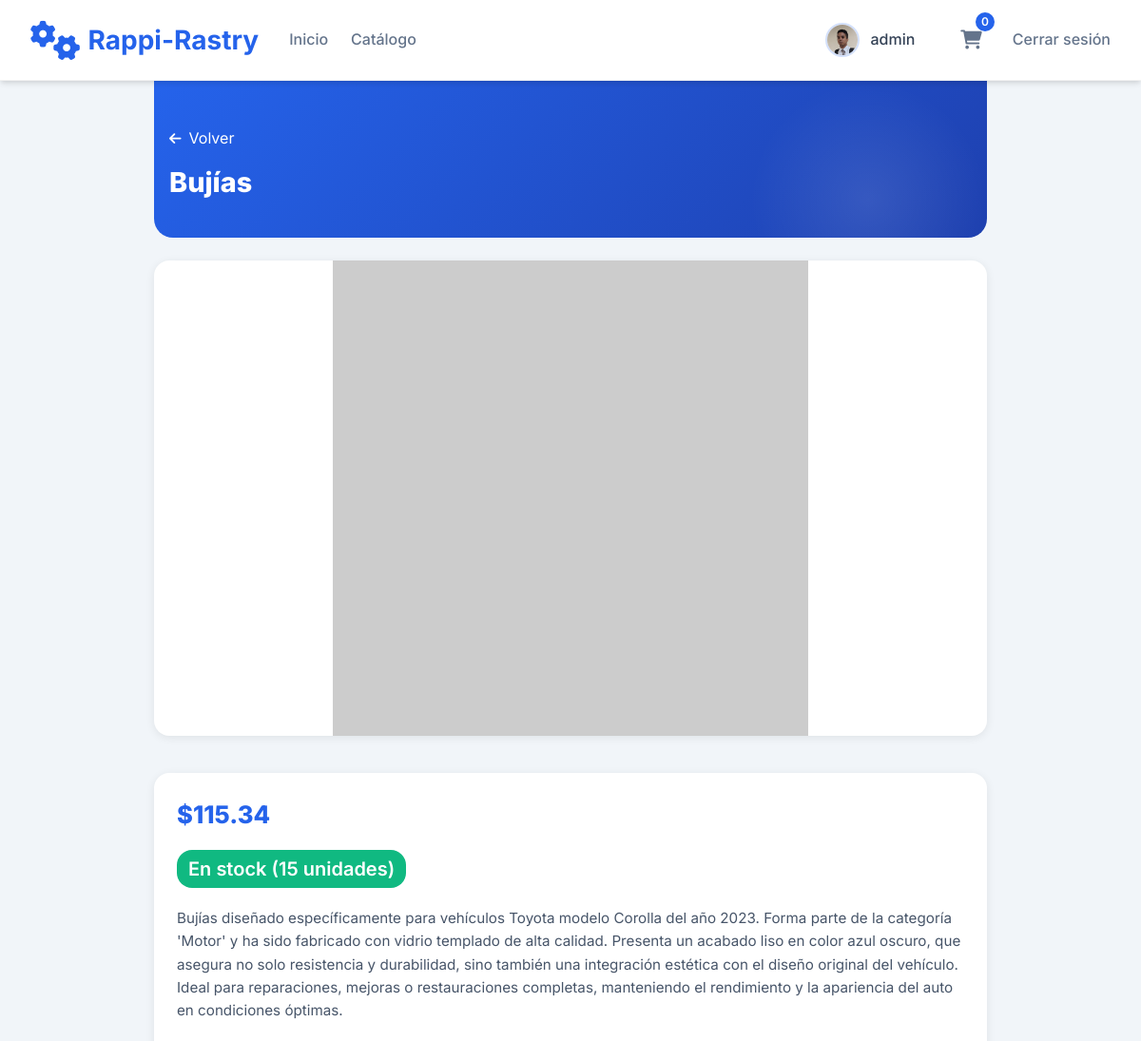
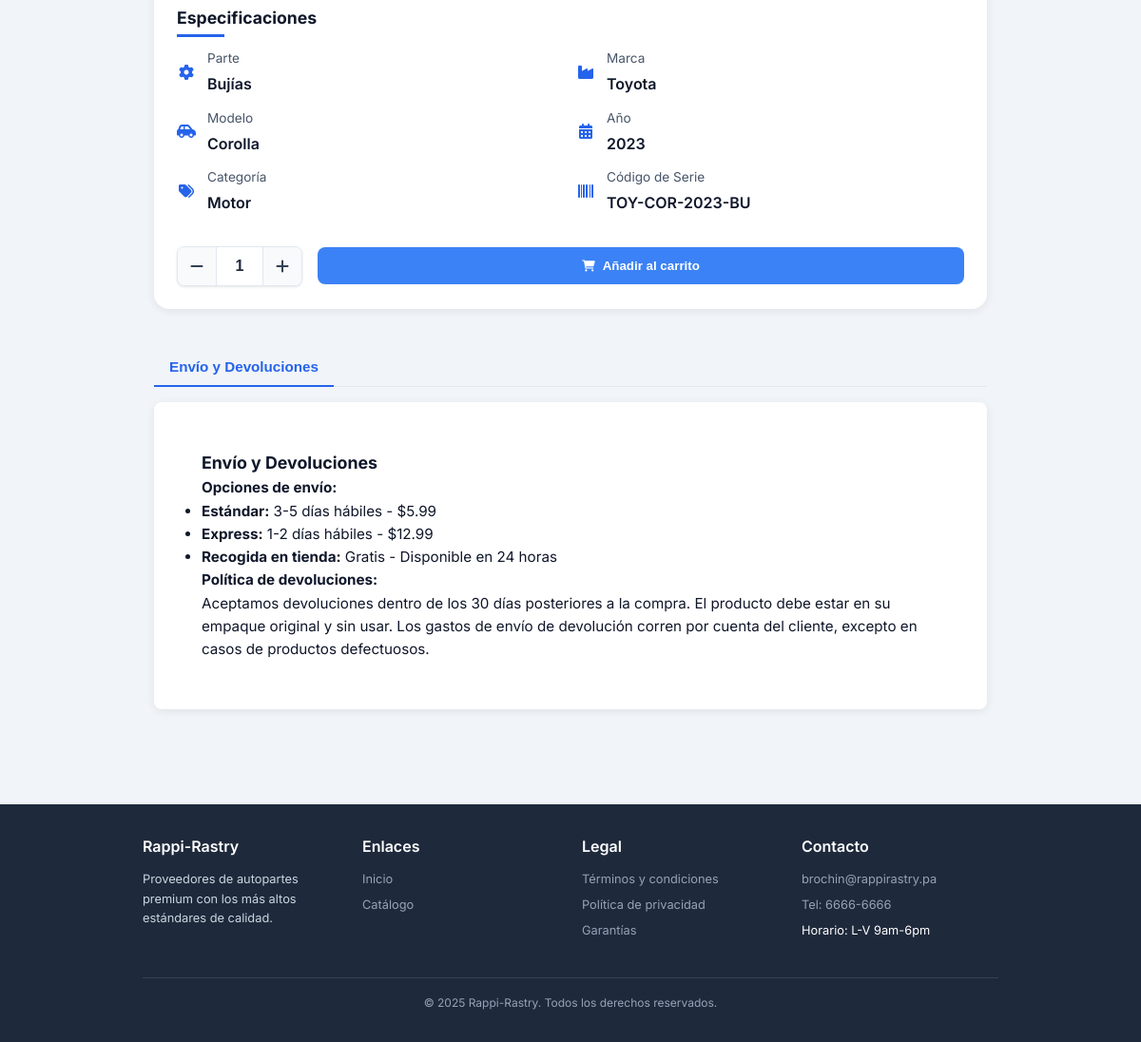
Screenshot of /public/detalle_partes.php?id=22 (signed in) with the database file from the repository (2 pictures, top to bottom).
### tables this page shows
CREATE TABLE IF NOT EXISTS `partes_autos` (
  `id_parte` int NOT NULL AUTO_INCREMENT,
  `nombre` varchar(100) NOT NULL,
  `descripcion` varchar(800) NOT NULL,
  `precio` decimal(10,2) NOT NULL,
  `cantidad_stock` int NOT NULL,
  `codigo_serie` varchar(100) NOT NULL,
  `id_marca` int NOT NULL,
  `id_modelo` int NOT NULL,
  `id_cat` int NOT NULL,
  `imagen` varchar(750) DEFAULT NULL,
  `imagen_thumbnail` varchar(750) DEFAULT NULL,
  `fecha_registro` timestamp NULL DEFAULT CURRENT_TIMESTAMP,
  PRIMARY KEY (`id_parte`),
  KEY `id_marca` (`id_marca`),
  KEY `id_modelo` (`id_modelo`),
  KEY `id_cat` (`id_cat`)
);

CREATE TABLE IF NOT EXISTS `marca` (
  `id_marca` int NOT NULL,
  `marca` varchar(100) NOT NULL,
  PRIMARY KEY (`id_marca`)
);

CREATE TABLE IF NOT EXISTS `modelo` (
  `id_modelo` int NOT NULL AUTO_INCREMENT,
  `modelo` varchar(100) NOT NULL,
  `anio` year NOT NULL,
  `id_marca` int NOT NULL,
  PRIMARY KEY (`id_modelo`),
  KEY `id_marca` (`id_marca`)
);

CREATE TABLE IF NOT EXISTS `categoria` (
  `id_cat` int NOT NULL,
  `categoria` varchar(100) NOT NULL,
  PRIMARY KEY (`id_cat`)
);

### clases/conexion.php (called while the page is built, shortened)
<?php
require_once ("logger.php");
class mod_db implements ICRUD
{
	private $conexion;
	public function __construct()
	{
		$sql_host = "localhost";
		$sql_name = "rastro_autos";
		$sql_user = "yonielvegas";
		$sql_pass = "elvamp_2415";
		$dsn = "mysql:host=$sql_host;dbname=$sql_name;charset=utf8";
		try {
			$this->conexion = new PDO($dsn, $sql_user, $sql_pass);
			$this->conexion->setAttribute(PDO::ATTR_ERRMODE, PDO::ERRMODE_EXCEPTION);
		} catch (PDOException $e) {
			echo "Error de conexión: " . $e->getMessage();
			exit;
		}
	}
	public function obtenerProducto($id_parte)
	{
		try {
			$sql = "SELECT
			pa.id_parte,
			pa.nombre,
			pa.descripcion,
			pa.precio,
			pa.cantidad_stock,
			pa.codigo_serie,
			pa.id_marca,
			pa.id_modelo,
			pa.imagen,
			pa.imagen_thumbnail,
			ca.categoria,
			ma.marca,
			mo.modelo,
			mo.anio
			FROM partes_autos AS pa
			INNER JOIN categoria AS ca ON pa.id_cat = ca.id_cat
			INNER JOIN marca AS ma ON pa.id_marca = ma.id_marca
			INNER JOIN modelo AS mo ON pa.id_modelo = mo.id_modelo
			WHERE pa.id_parte = :id_parte";
			$stmt = $this->conexion->prepare($sql);
			$stmt->bindParam(':id_parte', $id_parte, PDO::PARAM_INT);
			$stmt->execute();
			$result = $stmt->fetch(PDO::FETCH_ASSOC);
			return $result;
		} catch (PDOException $e) {
			echo "Error al obtener producto: " . $e->getMessage();
			return false;
		}
	}
}
?>

### clases/logger.php (called while the page is built, shortened)
<?php
class Logger {
    public static function log($nivel, $mensaje) {
        $fecha = date('Y-m-d H:i:s');
        $entrada = "[$fecha] [$nivel] $mensaje" . PHP_EOL;
    }
}

### public/detalle_partes.php (the view, shortened to what this page needs)
<?php
include('navbar.php');
require_once('../clases/logger.php');
require_once('../clases/conexion.php');
$id_parte = intval($_GET['id']);
$db = new mod_db();
$detalles = $db->obtenerProducto($id_parte);
$stock = intval($detalles['cantidad_stock'] ?? 0);
?>
<!DOCTYPE html>
<html lang="es">
<head>
  <link rel="stylesheet" href="https://cdnjs.cloudflare.com/ajax/libs/font-awesome/6.0.0-beta3/css/all.min.css" />
  <link rel="stylesheet" href="../estilos/estiloDetalles.css" />
</head>
<body>
<main class="container">
  <section class="detail-hero">
    <div class="detail-hero-content">
      <a href="javascript:history.back()" class="back-button"><i class="fas fa-arrow-left"></i> Volver</a>
      <h1 class="detail-title"><?= htmlspecialchars($detalles['nombre']) ?></h1>
    </div>
  </section>
  <div class="detail-content">
    <div class="detail-gallery">
      <img src="<?= htmlspecialchars($detalles['imagen'] ?? 'https://via.placeholder.com/800') ?>" alt="<?= htmlspecialchars($detalles['nombre']) ?>" class="main-image" id="mainImage" />
    </div>
    <div class="detail-info">
      <div class="detail-price">$<?= number_format($detalles['precio'], 2) ?></div>
      <div class="detail-meta">
        <span class="stock-badge" id="stockBadge">
        </span>
      </div>
      <p class="detail-description"><?= nl2br(htmlspecialchars($detalles['descripcion'] ?? '')) ?></p>
      <h3 class="specs-title">Especificaciones</h3>
      <div class="specs-grid">
        <?php
        $especificaciones = [
          'Parte' => $detalles['nombre'] ?? '',
          'Marca' => $detalles['marca'] ?? '',
          'Modelo' => $detalles['modelo'] ?? '',
          'Año' => $detalles['anio'] ?? '',
          'Categoría' => $detalles['categoria'] ?? '',
          'Código de Serie' => $detalles['codigo_serie'] ?? ''
        ];
        $iconos = [
          'Parte' => 'fas fa-cog',
          'Marca' => 'fas fa-industry',
          'Modelo' => 'fas fa-car-side',
          'Año' => 'fas fa-calendar-alt',
          'Categoría' => 'fas fa-tags',
          'Código de Serie' => 'fas fa-barcode'
        ];
        foreach ($especificaciones as $label => $valor):
        ?>
          <div class="spec-item">
            <div class="spec-icon"><i class="<?= $iconos[$label] ?>"></i></div>
            <div>
              <div class="spec-label"><?= $label ?></div>
              <div class="spec-value"><?= htmlspecialchars($valor) ?></div>
            </div>
          </div>
        <?php endforeach; ?>
      </div>
      <?php if (($_SESSION['autenticado'] ?? '') === 'SI'): ?>
      <div class="quantity-controls">
        <div class="quantity-selector">
          <button class="quantity-btn minus-btn" onclick="decrementQuantity()"><i class="fas fa-minus"></i></button>
          <input type="number" id="cantidadProducto" class="quantity-input" min="0" max="<?= $stock ?>" value="1" onchange="validateQuantity()" />
          <button class="quantity-btn plus-btn" onclick="incrementQuantity()"><i class="fas fa-plus"></i></button>
        </div>
        <button class="btn btn-primary" id="addToCartBtn"><i class="fas fa-shopping-cart"></i> Añadir al carrito</button>
      </div>
      <?php endif; ?>
    </div>
  </div>
  <div class="detail-tabs">
    <div class="tabs-header">
      <button class="tab-btn" onclick="openTab(event, 'shipping')">Envío y Devoluciones</button>
    </div>
    <div id="shipping" class="tab-content">
      <h3>Envío y Devoluciones</h3>
      <h4>Opciones de envío:</h4>
      <ul>
        <li><strong>Estándar:</strong> 3-5 días hábiles - $5.99</li>
        <li><strong>Express:</strong> 1-2 días hábiles - $12.99</li>
        <li><strong>Recogida en tienda:</strong> Gratis - Disponible en 24 horas</li>
      </ul>
      <h4>Política de devoluciones:</h4>
      <p>Aceptamos devoluciones dentro de los 30 días posteriores a la compra. El producto debe estar en su empaque original y sin usar. Los gastos de envío de devolución corren por cuenta del cliente, excepto en casos de productos defectuosos.</p>
    </div>
  </div>
</main>
<?php include('footer.php'); ?>
</body>
</html>

### estilos/estiloDetalles.css (style rules this page uses)
:root { --primary: #2563eb; --primary-dark: #1e40af; --secondary: #475569; --dark: #0f172a; --light: #f8fafc; --gray: #e2e8f0; --success: #10b981; --card-shadow: 0 2px 10px rgba(0, 0, 0, 0.08); --elevation-md: 0 8px 20px rgba(0, 0, 0, 0.1); }
body { font-family: 'Inter', sans-serif; background-color: #f1f5f9; color: var(--dark); line-height: 1.6; margin: 0; padding: 0; }
.container { max-width: 900px; margin: 0 auto; padding: 0 0.75rem; }
.detail-hero { background: linear-gradient(135deg, var(--primary), var(--primary-dark)); color: white; padding: 3rem 1rem 2rem; border-radius: 0 0 1.25rem 1.25rem; margin-bottom: 1.5rem; position: relative; overflow: hidden; }
.detail-hero::before { content: ''; position: absolute; top: 0; right: 0; width: 250px; height: 250px; background: radial-gradient(circle, rgba(255,255,255,0.1) 0%, rgba(255,255,255,0) 70%); }
.detail-hero-content { position: relative; z-index: 2; }
.back-button { display: inline-flex; align-items: center; gap: 0.5rem; color: white; text-decoration: none; margin-bottom: 1rem; transition: opacity 0.3s; }
.back-button i { font-size: 0.9rem; }
.detail-title { font-size: 1.8rem; font-weight: 800; margin-bottom: 0.5rem; line-height: 1.2; }
.detail-content { display: block; margin-bottom: 2rem; }
.detail-gallery { margin-bottom: 2rem; }
.main-image { width: 100%; height: auto; max-height: 500px; object-fit: contain; background: white; border-radius: 1rem; box-shadow: var(--card-shadow); }
.detail-info { background: white; border-radius: 1rem; padding: 1.5rem; box-shadow: var(--card-shadow); margin-top: 1.5rem; }
.detail-price { font-size: 1.6rem; font-weight: 800; color: var(--primary); margin-bottom: 1rem; }
.detail-meta { display: flex; align-items: center; gap: 1rem; margin-bottom: 1.25rem; }
.stock-badge { padding: 0.25rem 0.75rem; border-radius: 1rem; font-size: 0.8rem; font-weight: 600; color: white; display: inline-block; }
.stock-high { background-color: #10b981; }
.detail-description { margin-bottom: 1.5rem; line-height: 1.6; color: var(--secondary); font-size: 0.95rem; }
.specs-title { font-size: 1.1rem; font-weight: 700; margin-bottom: 0.75rem; position: relative; padding-bottom: 0.4rem; }
.specs-title::after { content: ''; position: absolute; bottom: 0; left: 0; width: 50px; height: 3px; background: var(--primary); }
.specs-grid { display: grid; grid-template-columns: repeat(2, 1fr); gap: 0.75rem; margin-bottom: 1.5rem; }
.spec-item { display: flex; align-items: center; gap: 0.75rem; }
.spec-icon { color: var(--primary); font-size: 1rem; width: 20px; text-align: center; }
.spec-label { font-size: 0.85rem; color: var(--secondary); }
.spec-value { font-weight: 600; margin-top: 0.2rem; }
.detail-tabs { margin-top: 2.5rem; margin-bottom: 100px; }
.tabs-header { display: flex; border-bottom: 1px solid var(--gray); margin-bottom: 1rem; }
.tab-btn { padding: 0.75rem 1rem; background: none; border: none; cursor: pointer; font-weight: 600; color: var(--secondary); font-size: 0.95rem; position: relative; }
.tab-btn.active { color: var(--primary); }
.tab-btn.active::after { content: ''; position: absolute; bottom: -1px; left: 0; width: 100%; height: 2px; background: var(--primary); }
.tab-content { display: none; padding: 50px; background: white; border-radius: 0.5rem; box-shadow: var(--card-shadow); font-size: 0.95rem; }
.tab-content.active { display: block; animation: fadeIn 0.3s ease; }
.action-buttons, .quantity-controls { display: flex; align-items: center; gap: 1rem; margin-top: 2rem; flex-wrap: wrap; }
.quantity-selector { display: flex; align-items: center; border: 1px solid #e2e8f0; border-radius: 0.5rem; overflow: hidden; background: white; box-shadow: 0 1px 3px rgba(0, 0, 0, 0.1); }
.quantity-btn { width: 40px; height: 40px; display: flex; align-items: center; justify-content: center; background: #f8fafc; border: none; cursor: pointer; font-size: 1rem; color: #334155; transition: all 0.2s; }
.quantity-input { width: 50px; height: 40px; text-align: center; border: none; border-left: 1px solid #e2e8f0; border-right: 1px solid #e2e8f0; font-size: 1rem; font-weight: 600; color: #1e293b; -moz-appearance: textfield; }
.btn-primary { padding: 0.75rem 1.5rem; border-radius: 0.5rem; font-weight: 600; cursor: pointer; transition: all 0.3s; border: none; display: inline-flex; align-items: center; justify-content: center; gap: 0.5rem; background-color: #3b82f6; color: white; flex: 1; min-width: 180px; }
.btn-primary i { font-size: 0.9em; }

### rows the page displays
partes_autos: nombre "Bujías", precio "115.34", descripcion "Bujías diseñado específicamente para vehículos Toyota modelo Corolla del año 2023. Forma parte de la categoría 'Motor' y ha sido fabricado con vidrio templado de alta calidad. Presenta un acabado liso en color azul oscuro, que asegura no solo resistencia y durabilidad, sino también una integración estética con el diseño original del vehículo. Ideal para reparaciones, mejoras o restauraciones completas, manteniendo el rendimiento y la apariencia del auto en condiciones óptimas.", id_marca.marca "Toyota", id_modelo.modelo "Corolla", id_modelo.anio "2023", id_cat.categoria "Motor", codigo_serie "TOY-COR-2023-BU"

### other values shown
$_SESSION['usuario'] "admin"
$label "Parte"
$label "Marca"
$label "Modelo"
$label "Año"
$label "Categoría"
$label "Código de Serie"
